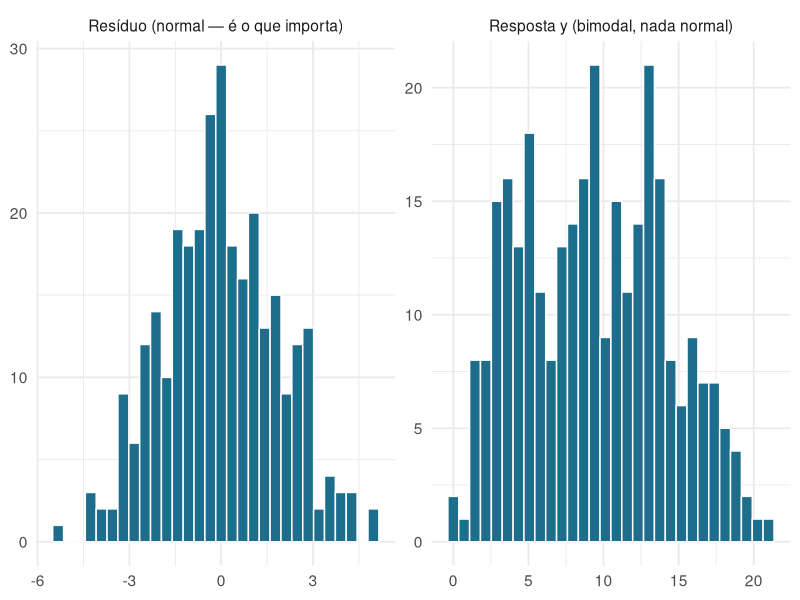
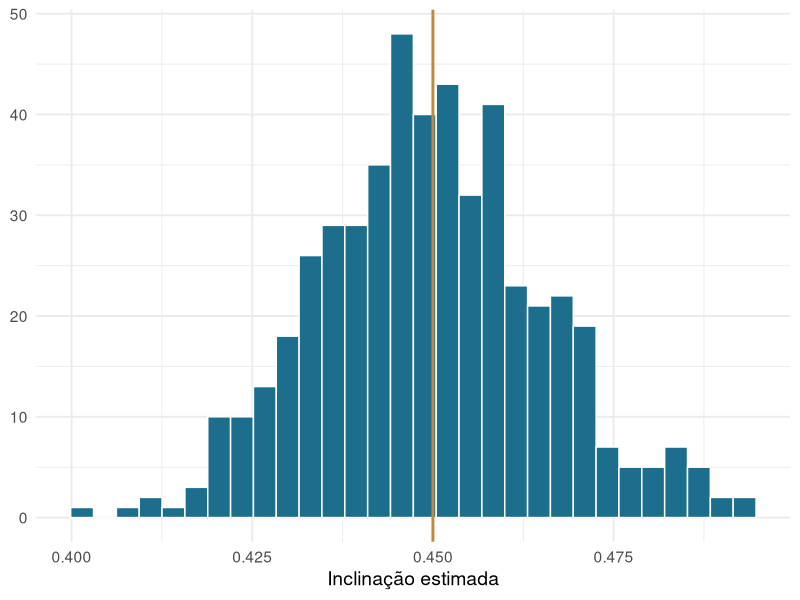
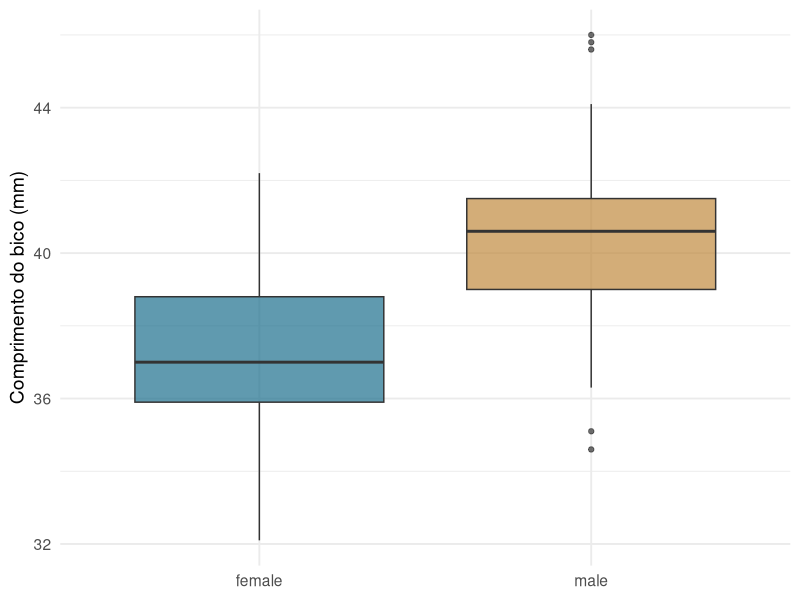
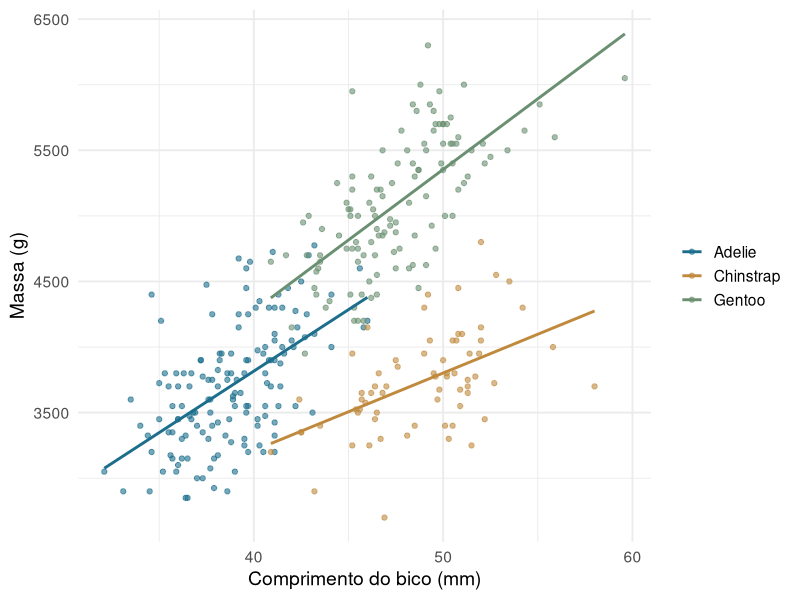
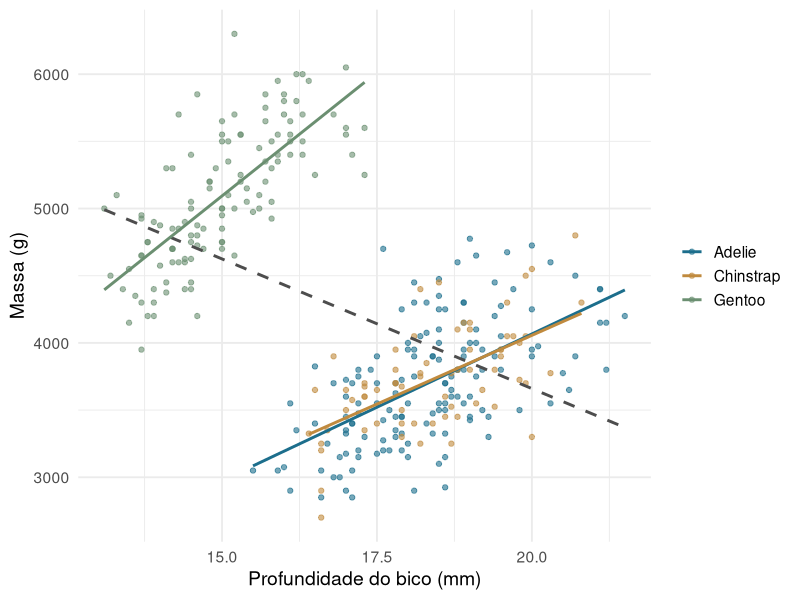
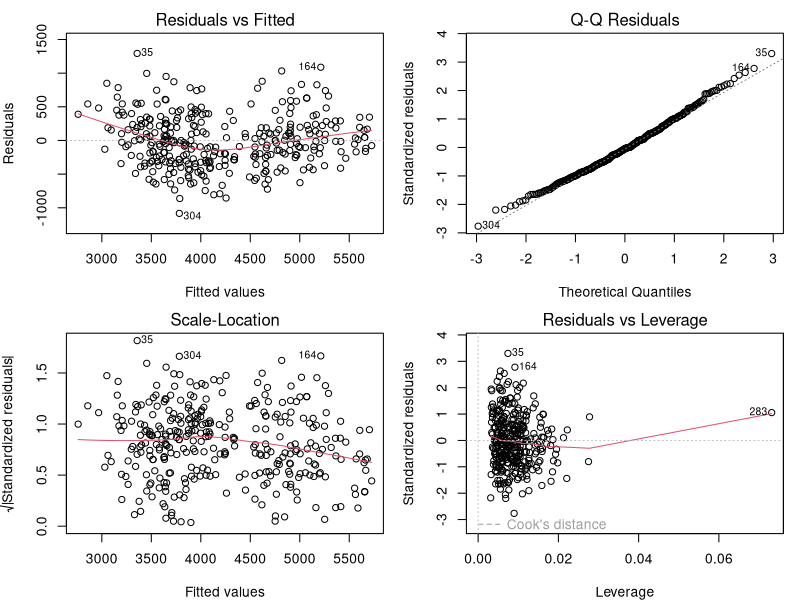
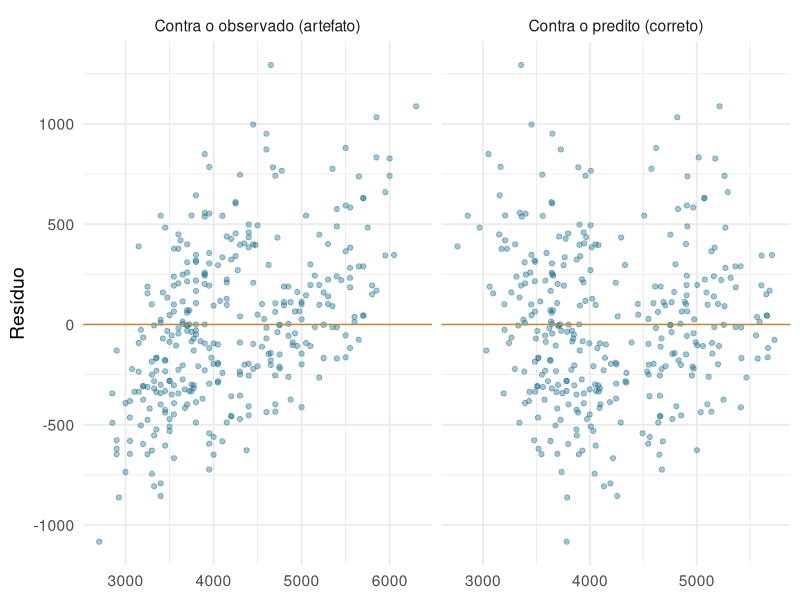

These charts were generated, in order, by the following R code:
## ---- chunk 1
#| echo: false
library(tidyverse)
library(palmerpenguins)
theme_set(theme_minimal(base_size = 14))
pinguins <- penguins |> drop_na(bill_length_mm, body_mass_g, species, sex)
## ---- chunk 2
#| echo: false
#| fig-height: 3.4
set.seed(42)
d <- tibble(x = runif(300, 0, 10), y = 2 + 1.5 * x + rnorm(300, 0, 2))
bind_rows(
  tibble(valor = d$y,              tipo = "Resposta y (bimodal, nada normal)"),
  tibble(valor = resid(lm(y ~ x, d)), tipo = "Resíduo (normal — é o que importa)")
) |>
  ggplot(aes(valor)) +
  geom_histogram(bins = 30, fill = "#1c6e8c", colour = "white") +
  facet_wrap(~tipo, scales = "free") +
  labs(x = NULL, y = NULL)
## ---- chunk 3
set.seed(2026)

n <- 120
comprimento <- runif(n, 20, 60)               # comprimento rostro-cloacal, mm
massa <- 3 + 0.45 * comprimento + rnorm(n, 0, 2)   # verdade: b0 = 3, b1 = 0,45

coef(lm(massa ~ comprimento))
## ---- chunk 4
#| fig-height: 3.2
simula_uma <- function(i) {
  x <- runif(120, 20, 60)
  y <- 3 + 0.45 * x + rnorm(120, 0, 2)
  coef(lm(y ~ x))[2]
}

inclinacoes <- purrr::map_dbl(1:500, simula_uma)

ggplot(tibble(inclinacoes), aes(inclinacoes)) +
  geom_histogram(bins = 30, fill = "#1c6e8c", colour = "white") +
  geom_vline(xintercept = 0.45, colour = "#c08a3e", linewidth = 1) +
  labs(x = "Inclinação estimada", y = NULL)
## ---- chunk 5
#| fig-height: 3.2
adelie <- pinguins |> filter(species == "Adelie")

ggplot(adelie, aes(sex, bill_length_mm, fill = sex)) +
  geom_boxplot(alpha = .7, show.legend = FALSE) +
  scale_fill_manual(values = c("#1c6e8c", "#c08a3e")) +
  labs(x = NULL, y = "Comprimento do bico (mm)")
## ---- chunk 6
t.test(bill_length_mm ~ sex, data = adelie, var.equal = TRUE)
## ---- chunk 7
m_t <- lm(bill_length_mm ~ sex, data = adelie)
summary(m_t)$coefficients
## ---- chunk 8
X <- model.matrix(m_t)
head(X, 8)
## ---- chunk 9
medias <- adelie |>
  group_by(sex) |>
  summarise(media = mean(bill_length_mm))
medias

coef(m_t)
## ---- chunk 10
r <- cor(pinguins$bill_length_mm, pinguins$body_mass_g)
r

m_reg <- lm(body_mass_g ~ bill_length_mm, data = pinguins)
summary(m_reg)$r.squared
r^2
## ---- chunk 11
cor(pinguins$bill_length_mm, pinguins$body_mass_g, method = "pearson")
cor(pinguins$bill_length_mm, pinguins$body_mass_g, method = "spearman")
## ---- chunk 12
coef(m_reg)
## ---- chunk 13
pinguins <- pinguins |> mutate(bico_c = bill_length_mm - mean(bill_length_mm))
coef(lm(body_mass_g ~ bico_c, data = pinguins))
## ---- chunk 14
m_mult <- lm(body_mass_g ~ bill_length_mm + flipper_length_mm, data = pinguins)
round(coef(m_mult), 2)
## ---- chunk 15
#| fig-height: 3.3
ggplot(pinguins, aes(bill_length_mm, body_mass_g, colour = species)) +
  geom_point(alpha = .6) +
  geom_smooth(method = "lm", se = FALSE) +
  scale_colour_manual(values = c("#1c6e8c", "#c08a3e", "#6b8f71")) +
  labs(x = "Comprimento do bico (mm)", y = "Massa (g)", colour = NULL)
## ---- chunk 16
#| fig-height: 3.0
#| echo: false
ggplot(pinguins, aes(bill_depth_mm, body_mass_g)) +
  geom_point(aes(colour = species), alpha = .6) +
  geom_smooth(method = "lm", se = FALSE, colour = "grey30", linetype = 2) +
  geom_smooth(aes(colour = species), method = "lm", se = FALSE) +
  scale_colour_manual(values = c("#1c6e8c", "#c08a3e", "#6b8f71")) +
  labs(x = "Profundidade do bico (mm)", y = "Massa (g)", colour = NULL)
## ---- chunk 17
m_esp <- lm(body_mass_g ~ species, data = pinguins)
coef(m_esp)
## ---- chunk 18
m_sum <- lm(body_mass_g ~ species, data = pinguins,
            contrasts = list(species = "contr.sum"))
coef(m_sum)
mean(tapply(pinguins$body_mass_g, pinguins$species, mean))
## ---- chunk 19
all.equal(fitted(m_esp), fitted(m_sum))
## ---- chunk 20
pinguins <- pinguins |> mutate(species2 = relevel(species, ref = "Gentoo"))
coef(lm(body_mass_g ~ species2, data = pinguins))
## ---- chunk 21
round(cor(pinguins[, c("bill_length_mm", "bill_depth_mm", "flipper_length_mm",
                       "body_mass_g")], use = "complete.obs"), 2)
## ---- chunk 22
car::vif(m_mult)
## ---- chunk 23
#| fig-height: 4.2
#| echo: true
par(mfrow = c(2, 2), mar = c(4, 4, 2, 1))
plot(m_mult)
## ---- chunk 24
#| echo: false
#| fig-height: 3.0
res <- resid(m_mult)
fit <- fitted(m_mult)
obs <- fit + res
bind_rows(
  tibble(x = fit, r = res, tipo = "Contra o predito (correto)"),
  tibble(x = obs, r = res, tipo = "Contra o observado (artefato)")
) |>
  ggplot(aes(x, r)) +
  geom_point(alpha = .4, colour = "#1c6e8c") +
  geom_hline(yintercept = 0, colour = "#c08a3e") +
  facet_wrap(~tipo, scales = "free_x") +
  labs(x = NULL, y = "Resíduo")
